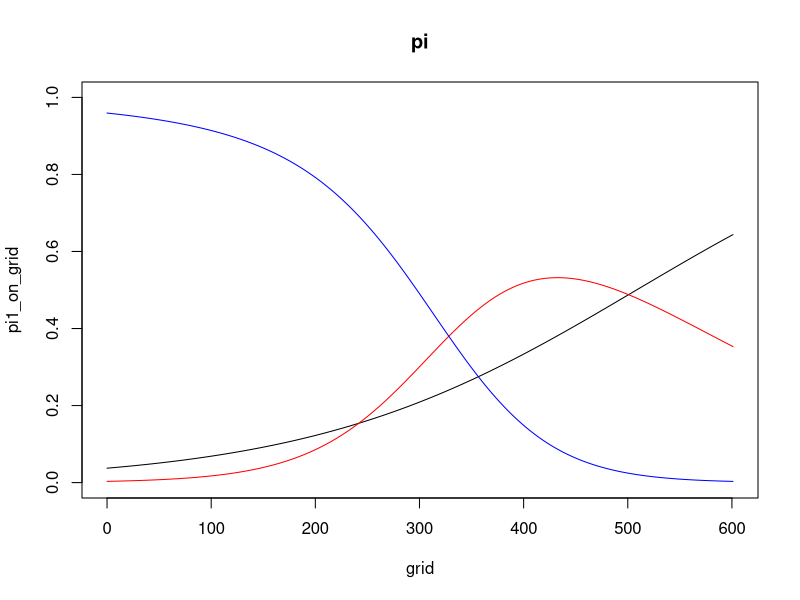

Recreate this plot in R.
concentration <- c(0, 62.5, 125, 250, 500)
num_subject <- c(297, 242, 312, 299, 285)
response <- matrix(
    c(15, 1, 281,
    17, 0, 225,
    22, 7, 283,
    38, 59, 202,
    144, 132, 9), 5, 3, byrow=TRUE)


# L1 part fit
L1_y = response[,1]
L1_m_y = response[,2]+response[,3]
L1_fit = glm(cbind(L1_y, L1_m_y)~concentration, family="binomial")
summary(L1_fit)

# L2 part fit
L2_y = response[,2]
L2_m_y = response[,3]
L2_fit = glm(cbind(L2_y, L2_m_y)~concentration, family="binomial")
summary(L2_fit)


grid = seq(0, 601, 1)
inv_logit <- function(x, coeff_vec){
    alpha = coeff_vec[1]
    beta = coeff_vec[2]
    exp_val = exp(alpha+beta*x)
    return(exp_val/(1+exp_val))
}


rho1_on_grid = inv_logit(grid, coef(L1_fit))
rho2_on_grid = inv_logit(grid, coef(L2_fit))
pi1_on_grid = rho1_on_grid
pi2_on_grid = rho2_on_grid * (1 - pi1_on_grid)
pi3_on_grid = 1 - pi1_on_grid - pi2_on_grid
plot(grid, pi1_on_grid, type="l", ylim=c(0,1), main="pi")
points(grid, pi2_on_grid, type="l", col="red")
points(grid, pi3_on_grid, type="l", col="blue")
